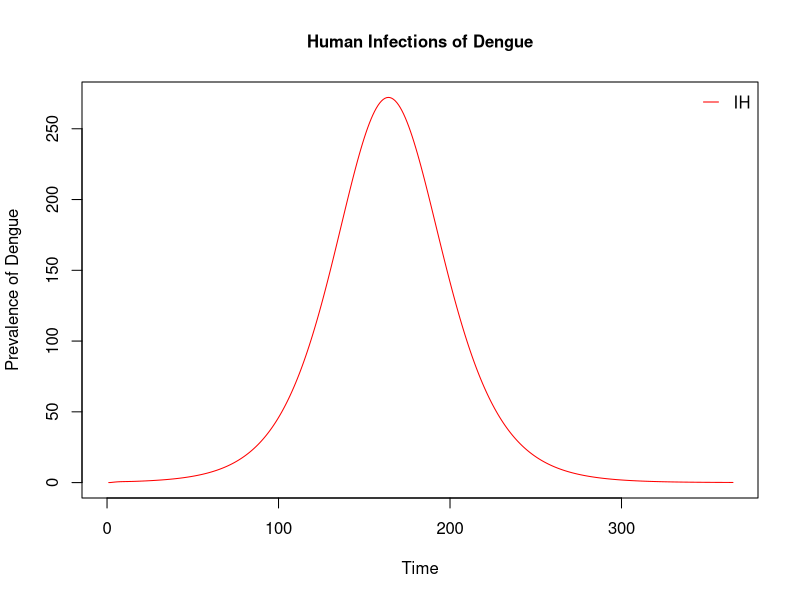

Generate this figure with R:
# Simulation 1

#load deSolve
library(deSolve)

# Simulation 1: basic model

SEIR_basic <- function(t, state, parameters) {
  with(as.list(c(state, parameters)), {
    
    # host population
    dSH = (NH/TLH) - (SH * (cVH * (IV/NH) + (1/TLH)))
    dEH = (SH * cVH * (IV/NH)) - (EH * ((1/TIIT) + (1/TLH)))
    dIH = (EH/TIIT) - (IH * ((1/TID) + (1/TLH)))
    dRH = (IH/TID) - (RH/TLH)
    
    # vector population
    
    dSV = e - (SV * (cHV * ((IH + IH_visit)/NH) + (1/TLV)))
    dEV = (SV * (cHV * ((IH + IH_visit)/NH))) - (EV * ((1/TEIT) + (1/TLV)))
    dIV = (EV/TEIT) - (IV/TLV)
    
    # cumulative incidence
    
    dcumInci = (1/TIIT) * EH
    
    list(c(dSH, dEH, dIH, dRH, dSV, dEV, dIV, dcumInci))
    
  })
}

# parameter values for simulations

NH = 10000    # host population
TLH = 68.5*365 # host life span is 68.5 years or 600,060 hours or 25002.5 days
TIIT = 5  # intrinsic incubation period is 5 days
TEIT = 10   # extrinsic incubation period is 10 days
MPP = 2    # Number of mosquitoes per person, MPP = 2 for simulation 1-3
e = 5000    # emerging rate of adult mosquitoes, 5000 for simulation 1-3
IH_visit = 0  # visiting infectious host
TID = 3   # host infection duration is 3 days, AKA gamma
cVH = 0.75  # effective contact rate, vector to host is 0.75/day
cHV = 0.375   # effective contact rate, host to vector is 0.375/day

TLV = 4

# initial states (from N&R paper)

EH = 0  # initial number of exposed in humans 
IH = 0  # initial number of infections in humans 
RH = 0 # initial number of recovered in humans
SH = NH - EH - IH - RH # initial number of suscepbile humans

SV = 20000 # initial number of susceptible mosquitoes
EV = 0 # initial number of exposed in mosquitoes
IV = 1 # initial number of infectious in mosquitoes 

cumInci = 0 # initial cumulative incidence

times=seq(1,365) # daily time step for 1 year

state = c(SH = SH, EH = EH, IH = IH, RH = RH,
          SV = SV, EV = EV, IV = IV, cumInci = cumInci)

param = c(TLH = TLH, TIIT = TIIT, TEIT = TEIT, MPP = MPP, e = e,
          IH_visit = IH_visit, TID = TID, cVH = cVH, cHV = cHV,
          TLV = TLV)

sim_basic = ode(y=state,times=times,func=SEIR_basic,parms=param)

tail(sim_basic[,"cumInci"], 1)

matplot(sim_basic[,'time'], sim_basic[,'IH'], type = 'l', xlim = c(0,365), lwd = 1, col = 'red',
        lty = 1, main = 'Human Infections of Dengue', cex.main = 1, ylab = 'Prevalence of Dengue', xlab = 'Time')
legend('topright',cex=1,seg.len = 1,
       legend=c('IH'),
       lty=c(1,1),lwd=c(1,1),
       col=c('red'),bty='n')


# Simulation 1: basic model with fogging

parms_no_fog = c(TLH = TLH, TIIT = TIIT, TEIT = TEIT, MPP = MPP, e = e,
                 IH_visit = IH_visit, TID = TID, cVH = cVH, cHV = cHV,
                 TLV = TLV)
state_no_fog = c(SH = SH, EH = EH, IH = IH, RH = RH,
                 SV = SV, EV = EV, IV = IV, cumInci = cumInci)

parms_fog = c(TLH = TLH, TIIT = TIIT, TEIT = TEIT, MPP = MPP, e = e,
              IH_visit = IH_visit, TID = TID, cVH = cVH, cHV = cHV,
              TLV = TLV)

ts=seq(1,365,by=1)
res=matrix(0,length(ts),1)

for (i in 2:(length(ts)-1)){
  
  times_no_fog=seq(1,ts[i],by=1);
  times_fog=seq(ts[i],365,by=1);
  
  sim_no_fog = ode(y=state_no_fog,times=times_no_fog,func=SEIR_basic,parms=parms_no_fog);
  
  state_fog=c(SH=tail(sim_no_fog[,'SH'],1),EH=tail(sim_no_fog[,'EH'],1),IH=tail(sim_no_fog[,'IH'],1),
              RH=tail(sim_no_fog[,'RH'],1),SV=0.4*tail(sim_no_fog[,'SV'],1),EV=0.4*tail(sim_no_fog[,'EV'],1),
              IV=0.4*tail(sim_no_fog[,'IV'],1), cumInci=tail(sim_no_fog[,'cumInci'],1));
  
  sim_fog=ode(y=state_fog,times=times_fog,func=SEIR_basic,parms=parms_fog);
  
  sim=rbind(sim_no_fog,sim_fog[-1,])
  
  # save the result before exiting the loop
  res[i,]=tail(sim[,'cumInci'], 1) # get cumulative incidence
}

#day 1 fogging
day_1_times_fog=seq(1,365,by=1);

state_fog=c(SH=SH,EH=EH,IH=IH,
            RH=RH,SV=0.4*SV,EV=0.4*EV,
            IV=0.4*IV, cumInci=cumInci);

day_1_sim_fog=ode(y=state_fog,times=day_1_times_fog,func=SEIR_basic,parms=parms_fog);

res[1,]=tail(day_1_sim_fog[,'cumInci'],1) # get daily cases

#day 365 fogging

day_365_times_no_fog=seq(1,365,by=1);

day_365_sim_no_fog = ode(y=state_no_fog,times=day_365_times_no_fog,func=SEIR_basic,parms=parms_no_fog);

res[365,]=tail(day_365_sim_no_fog[,'cumInci'], 1)

min(res)
